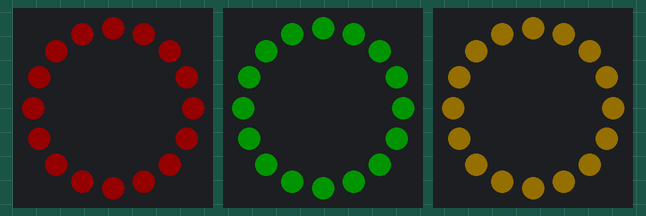
Bench run of a sketch on a simulated Arduino Uno, built with avr-gcc and run on an emulated ATmega328P. On the bench: 3 × 16 RGB LEDs in a ring, first at the top, clockwise. Dim RGB values are drawn brighter than linear.

Above: at 0.1 s.
At 5.1 s:
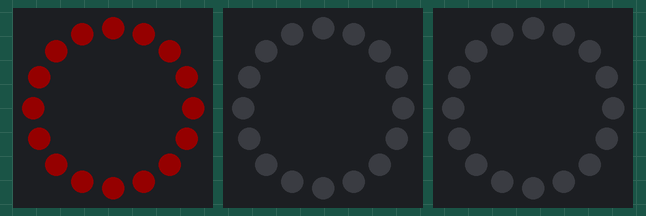
At 10.1 s:
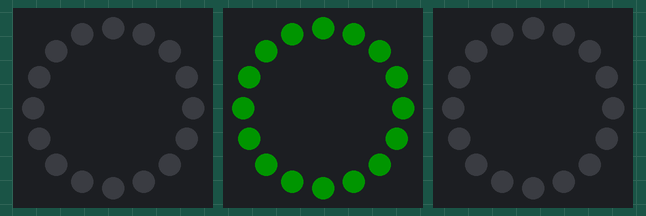
At 30.1 s:
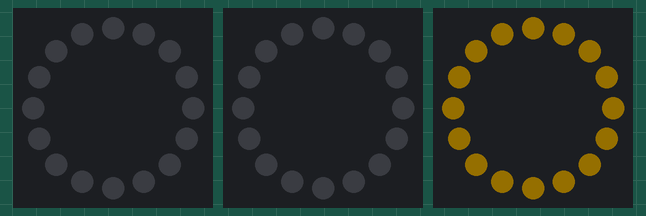

Measured:
- what the display in image 1 shows lasts 5.0 s, from 5.0 s to 10.0 s

The sketch:

traffic_signal.ino
```cpp
#include <Adafruit_NeoPixel.h>

#define RING0_PIN 9
#define RING1_PIN 10
#define RING2_PIN 11
#define LED_COUNT 16
#define LED_BRIGHTNESS 20
#define CHANGE_INTERVAL_MS 5000

Adafruit_NeoPixel ring0( LED_COUNT, RING0_PIN, NEO_GRB + NEO_KHZ800 );
Adafruit_NeoPixel ring1( LED_COUNT, RING1_PIN, NEO_GRB + NEO_KHZ800 );
Adafruit_NeoPixel ring2( LED_COUNT, RING2_PIN, NEO_GRB + NEO_KHZ800 );

Adafruit_NeoPixel* rings[] = { &ring0, &ring1, &ring2 };
uint32_t colors[] = { ring0.Color( 255, 0, 0 ), ring2.Color( 0, 255, 0 ), ring1.Color( 255, 191, 0 ) };

enum colors {
    COLOR_RED = 0,
    COLOR_AMBER = 1,
    COLOR_GREEN = 2
};

int current_color = COLOR_RED;

void setup() {
    for( int i = 0; i < 3; i++ ) {
        //Required to set up NeoPixels
        rings[i]->begin();

        //Turn off NeoPixels
        rings[i]->show();

        //Set brightness
        rings[i]->setBrightness( LED_BRIGHTNESS );

        setColor( rings[i], colors[i] );
    }

    delay( CHANGE_INTERVAL_MS );
}

void loop() {
    for( int i = 0; i < 3; i++ ) {
        if ( i == current_color ) {
            setColor( rings[i], colors[i] );
        }
        else {
            setOff( rings[i] );
        }
    }

    if ( current_color == COLOR_GREEN ) {
        current_color = COLOR_RED;
    }
    else {
        current_color++;
    }

    delay( CHANGE_INTERVAL_MS );
}

void setColor( Adafruit_NeoPixel* ring, uint32_t color ) {
    for( int i = 0; i < ring->numPixels(); i++ ) {
        ring->setPixelColor( i, color );
    }
    ring->show();
}

void setOff( Adafruit_NeoPixel* ring ) {
    ring->clear();
    ring->show();
}
```
